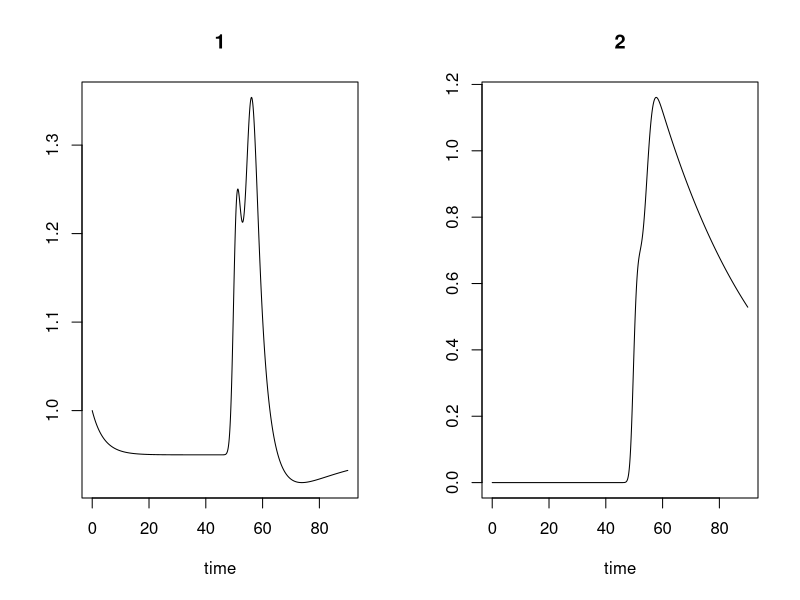

The R source for this figure:
library(deSolve)
library(dplyr)

dx <- function(t,x,par){
  # state
  N <- x[1]
  z <- x[2]
  
  # parameters
  r <- par[1]
  K <- par[2]
  s <- par[3]
  z1 <- par[4]
  
  dN <- N*(r*(1-N/K) - s/2*(1+z^2)) + m(t)
  dz <- -s*z - m(t)*(z-z1)/N
  
  return(list(c(dN,dz)))
}


m <- function(t){
  0.2*exp(-0.5*(t-50)^2)+0.2*exp(-0.2*(t-55)^2)
}

parameters <- c(0.25,1,0.025,2)
state <- c(1,0)
times <- seq(0, 90, by = 0.01)
out <- ode(y = state, times = times, func = dx, parms = parameters)

plot(out)
